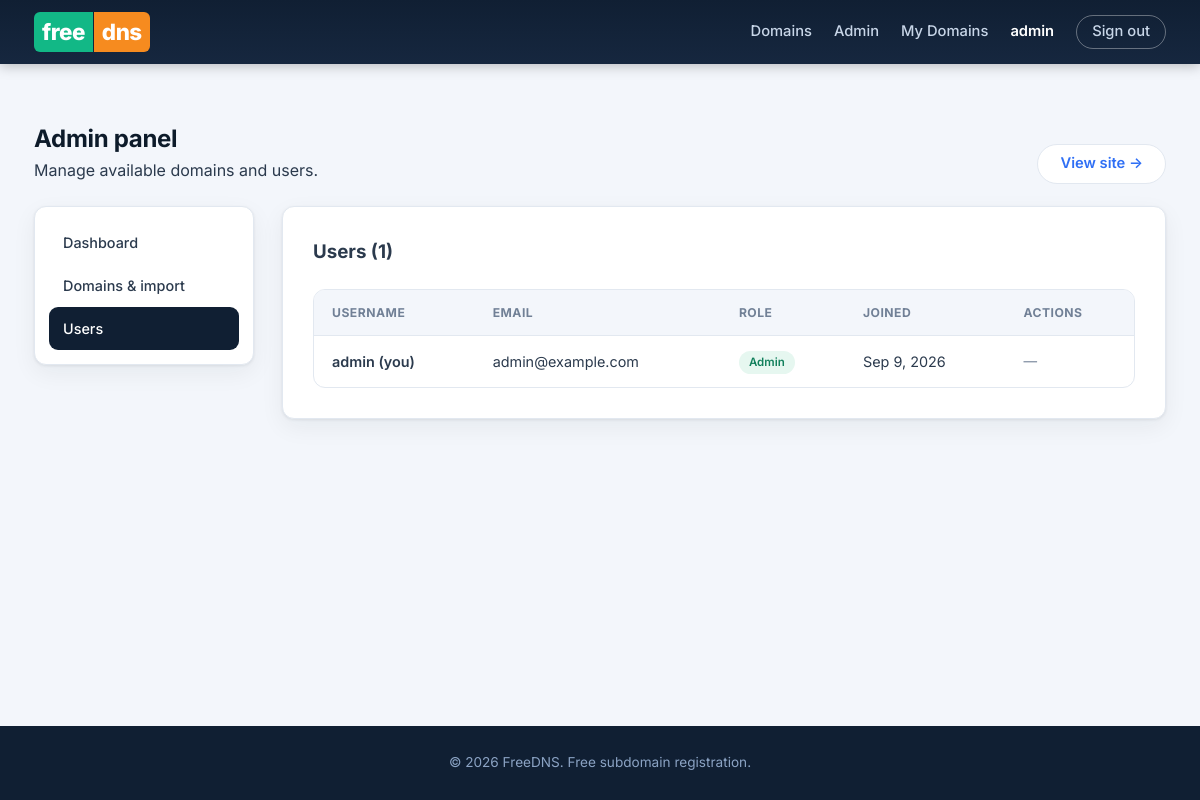
The page /admin/users.php (signed in) on the database its author committed.
### tables this page shows
CREATE TABLE IF NOT EXISTS users (
    id            INT UNSIGNED NOT NULL AUTO_INCREMENT,
    username      VARCHAR(50)  NOT NULL,
    email         VARCHAR(190) NOT NULL,
    password_hash VARCHAR(255) NOT NULL,
    is_admin      TINYINT(1)   NOT NULL DEFAULT 0,
    created_at    TIMESTAMP    NOT NULL DEFAULT CURRENT_TIMESTAMP,
    PRIMARY KEY (id),
    UNIQUE KEY uq_users_username (username),
    UNIQUE KEY uq_users_email (email)
);

### includes/functions.php (called while the page is built, shortened)
<?php
function base_url(): string {
    $base = BASE_URL;
    if ($base === '') {
        $scheme = (!empty($_SERVER['HTTPS']) && $_SERVER['HTTPS'] !== 'off') ? 'https' : 'http';
        $host   = $_SERVER['HTTP_HOST'] ?? 'localhost';
        $appRoot = realpath(__DIR__ . '/..');
        $docRoot = is_dir($appRoot) ? str_replace('\\', '/', realpath($_SERVER['DOCUMENT_ROOT'] ?? '/')) : null;
        $rel     = '';
        if ($docRoot !== null && $appRoot !== false && str_starts_with(str_replace('\\', '/', $appRoot), $docRoot)) {
            $rel = rtrim(substr(str_replace('\\', '/', $appRoot), strlen($docRoot)), '/');
        }
        $base = "$scheme://$host$rel";
    }
    return rtrim($base, '/');
}
function url(string $path = ''): string {
    return base_url() . '/' . ltrim($path, '/');
}
function e(string $value): string {
    return htmlspecialchars($value, ENT_QUOTES, 'UTF-8');
}

### includes/db.php (called while the page is built, shortened)
<?php
function db(): PDO {
    static $pdo = null;
    if ($pdo === null) {
        $dsn = 'mysql:host=' . DB_HOST . ';dbname=' . DB_NAME . ';charset=utf8mb4';
        try {
            $pdo = new PDO($dsn, DB_USER, DB_PASS, [
                PDO::ATTR_ERRMODE            => PDO::ERRMODE_EXCEPTION,
                PDO::ATTR_DEFAULT_FETCH_MODE => PDO::FETCH_ASSOC,
                PDO::ATTR_EMULATE_PREPARES   => false,
            ]);
        } catch (PDOException $e) {
            http_response_code(500);
            exit('Database connection failed: ' . htmlspecialchars($e->getMessage()));
        }
    }
    return $pdo;
}

### includes/auth.php (called while the page is built, shortened)
<?php
require_once __DIR__ . '/db.php';
function cur_user(): ?array {
    $st = db()->prepare('SELECT id, username, email, is_admin, created_at FROM users WHERE id = ?');
    $st->execute([$_SESSION['user_id']]);
    $u = $st->fetch();
    return $u;
}
function logged_in(): bool {
    return cur_user() !== null;
}
function require_login(): void {
    if (!logged_in()) {
        redirect('login.php?next=' . urlencode($_SERVER['REQUEST_URI']));
    }
}
function require_admin(): void {
    require_login();
}

### admin/_footer.php (called while the page is built)
<?php
page_footer();

### admin/users.php (the view, shortened to what this page needs)
<?php
require_once __DIR__ . '/_header.php';
$users = db()->query('SELECT id, username, email, is_admin, created_at FROM users ORDER BY id DESC')->fetchAll();
?>
        <div class="card wide" style="max-width:none;">
            <div class="section-head"><h3>Users (<?php echo count($users); ?>)</h3></div>
            <div class="table-wrap" style="box-shadow:none;">
                <table class="table">
                    <thead><tr><th>Username</th><th>Email</th><th>Role</th><th>Joined</th><th>Actions</th></tr></thead>
                    <tbody>
                    <?php foreach ($users as $u): ?>
                        <tr>
                            <td style="font-weight:600;"><?php echo e($u['username']); ?><?php echo (int)$u['id'] === (int)cur_user()['id'] ? ' (you)' : ''; ?></td>
                            <td><?php echo e($u['email']); ?></td>
                            <td><span class="pill <?php echo (int)$u['is_admin'] ? 'pill-on' : 'pill-off'; ?>"><?php echo (int)$u['is_admin'] ? 'Admin' : 'User'; ?></span></td>
                            <td><?php echo e(date('M j, Y', strtotime($u['created_at']))); ?></td>
                            <td>
                                <div class="actions">
                                    <?php if ((int)$u['id'] !== (int)cur_user()['id']): ?>
                                        <form method="post" action="users.php"><?php echo csrf_field(); ?>
                                            <input type="hidden" name="id" value="<?php echo (int)$u['id']; ?>">
                                            <input type="hidden" name="action" value="<?php echo (int)$u['is_admin'] ? 'demote' : 'promote'; ?>">
                                            <button class="btn btn-sm btn-outline"><?php echo (int)$u['is_admin'] ? 'Revoke admin' : 'Make admin'; ?></button>
                                        </form>
                                        <form method="post" action="users.php"><?php echo csrf_field(); ?>
                                            <input type="hidden" name="id" value="<?php echo (int)$u['id']; ?>">
                                            <input type="hidden" name="action" value="delete">
                                            <button class="btn btn-sm btn-danger" data-confirm="Delete user <?php echo e($u['username']); ?> and all their subdomains?">Delete</button>
                                        </form>
                                    <?php else: ?>
                                        <span style="color:var(--nc-muted);font-size:.85rem;">—</span>
                                    <?php endif; ?>
                                </div>
                            </td>
                        </tr>
                    <?php endforeach; ?>
                    </tbody>
                </table>
            </div>
        </div>
<?php require_once __DIR__ . '/_footer.php';

### includes/layout.php (shortened to what this page needs)
<?php
require_once __DIR__ . '/auth.php';
require_once __DIR__ . '/functions.php';
function page_header(string $title = '', array $bodyClass = []): void {
    $u     = cur_user();
    $admin = $u && (int)$u['is_admin'] === 1;
    $bc    = $bodyClass ? ' class="' . e(implode(' ', $bodyClass)) . '"' : '';
    ?>
<!DOCTYPE html>
<html lang="en">
<head>
    <link rel="stylesheet" href="<?php echo url('assets/css/style.css'); ?>">
</head>
<body<?php echo $bc; ?>>
<header class="site-header">
    <div class="container header-inner">
        <a class="brand" href="<?php echo url('index.php'); ?>">
            <span class="brand-mark">free</span><span class="brand-mark-accent">dns</span>
        </a>
        <nav class="main-nav" id="mainNav">
            <a href="<?php echo url('index.php'); ?>">Domains</a>
            <?php if ($admin): ?><a href="<?php echo url('admin/index.php'); ?>">Admin</a><?php endif; ?>
            <?php if ($u): ?>
                <a href="<?php echo url('dashboard.php'); ?>">My Domains</a>
                <a class="nav-user" href="<?php echo url('dashboard.php'); ?>"><?php echo e($u['username']); ?></a>
                <a class="btn btn-sm btn-ghost" href="<?php echo url('logout.php'); ?>">Sign out</a>
            <?php else: ?>
                <a href="<?php echo url('login.php'); ?>">Sign in</a>
                <a class="btn btn-sm btn-primary" href="<?php echo url('register.php'); ?>">Create account</a>
            <?php endif; ?>
        </nav>
    </div>
</header>
<main class="page">
    <?php
}
function page_footer(): void {
    ?>
</main>
<footer class="site-footer">
    <div class="container">
        <p>&copy; <?php echo date('Y'); ?> <?php echo e(SITE_NAME); ?>. Free subdomain registration.</p>
    </div>
</footer>
</body>
</html>
    <?php
}

### assets/css/style.css (style rules this page uses)
:root { --nc-navy: #101f33; --nc-navy-2: #16273f; --nc-navy-3: #213a5c; --nc-teal: #12b886; --nc-teal-d: #0ea472; --nc-orange: #f68b1f; --nc-orange-d:#e07d0f; --nc-blue: #2f6ff5; --nc-ink: #0d1b2a; --nc-text: #2b3a4d; --nc-muted: #718096; --nc-border: #e2e8f0; --nc-bg: #f3f6fb; --nc-white: #ffffff; --nc-red: #e5484d; --nc-green: #12805c; --radius: 12px; --shadow: 0 1px 3px rgba(13,27,42,.08), 0 8px 24px rgba(13,27,42,.06); }
* { margin: 0; padding: 0; box-sizing: border-box; }
html { scroll-behavior: smooth; }
body { font-family: 'Inter', system-ui, -apple-system, 'Segoe UI', Roboto, sans-serif; background: var(--nc-bg); color: var(--nc-text); line-height: 1.6; min-height: 100vh; display: flex; flex-direction: column; }
.container { width: 100%; max-width: 1180px; margin: 0 auto; padding: 0 24px; }
.page { flex: 1; }
.site-header { background: linear-gradient(180deg, var(--nc-navy) 0%, var(--nc-navy-2) 100%); color: #fff; position: sticky; top: 0; z-index: 50; box-shadow: 0 2px 12px rgba(0,0,0,.25); }
.header-inner { display: flex; align-items: center; justify-content: space-between; height: 64px; }
.brand { font-size: 1.4rem; font-weight: 800; letter-spacing: -.5px; text-decoration: none; color: #fff; display: flex; gap: 1px; }
.brand-mark { background: var(--nc-teal); color: #fff; padding: 2px 8px; border-radius: 6px 0 0 6px; }
.brand-mark-accent { background: var(--nc-orange); padding: 2px 8px; border-radius: 0 6px 6px 0; }
.main-nav { display: flex; align-items: center; gap: 22px; }
.main-nav a { color: #c8d6e8; text-decoration: none; font-size: .92rem; font-weight: 500; transition: color .15s; }
.main-nav .nav-user { color: #fff; font-weight: 600; }
.btn { display: inline-flex; align-items: center; justify-content: center; gap: 8px; padding: 10px 22px; border-radius: 999px; border: 1px solid transparent; font-weight: 600; font-size: .92rem; cursor: pointer; text-decoration: none; transition: all .15s ease; line-height: 1.2; white-space: nowrap; }
.btn-sm { padding: 7px 15px; font-size: .85rem; }
.btn-ghost { background: transparent; color: #fff; border-color: rgba(255,255,255,.35); }
.section-head { display: flex; align-items: flex-end; justify-content: space-between; margin-bottom: 22px; gap: 16px; }
.card { background: #fff; border: 1px solid var(--nc-border); border-radius: var(--radius); box-shadow: var(--shadow); padding: 30px; width: 100%; }
.card.wide { max-width: 780px; }
.table-wrap { overflow-x: auto; background: #fff; border: 1px solid var(--nc-border); border-radius: var(--radius); box-shadow: var(--shadow); }
table.table { width: 100%; border-collapse: collapse; font-size: .9rem; min-width: 620px; }
.table th { text-align: left; padding: 13px 18px; background: var(--nc-bg); color: var(--nc-muted); font-size: .76rem; text-transform: uppercase; letter-spacing: .5px; border-bottom: 1px solid var(--nc-border); white-space: nowrap; }
.table td { padding: 13px 18px; border-bottom: 1px solid var(--nc-border); vertical-align: middle; }
.table tr:last-child td { border-bottom: 0; }
.table .actions { display: flex; gap: 8px; }
.pill { display:inline-block; padding: 2px 10px; border-radius: 999px; font-size: .72rem; font-weight: 600; }
.pill-on { background: #e6f7f0; color: var(--nc-green); }
.site-footer { background: var(--nc-navy); color: #8ba3c4; margin-top: 48px; }
.site-footer .container { padding-top: 26px; padding-bottom: 26px; text-align: center; font-size: .85rem; }
.admin-page .page { padding-top: 40px; }

### rows shown on the page
users: username "admin", shows "(you)", email "admin@example.com", is_admin "Admin", created_at "Sep 9, 2026"

### other values the page prints
count($users) "1"
SITE_NAME "FreeDNS"
